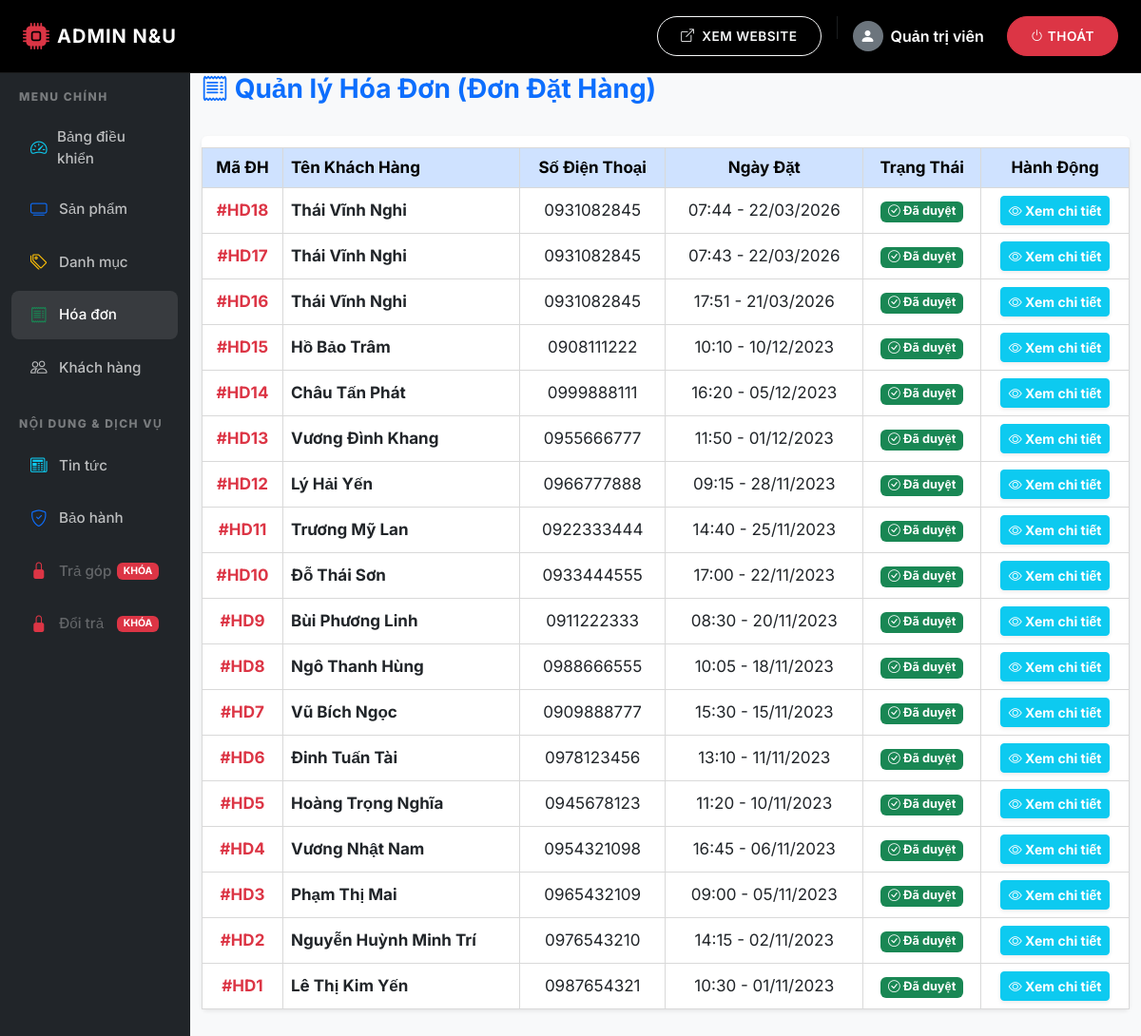
Page /admin/hoa_don.php on the committed database.
### tables this page shows
CREATE TABLE `hoadon` (
  `ID` int(11) NOT NULL,
  `NhanVienID` int(11) DEFAULT NULL,
  `KhachHangID` int(11) DEFAULT NULL,
  `NgayLap` datetime DEFAULT NULL,
  `GhiChuHoaDon` text DEFAULT NULL
);

CREATE TABLE `khachhang` (
  `ID` int(11) NOT NULL,
  `HoVaTen` varchar(255) DEFAULT NULL,
  `DienThoai` varchar(20) DEFAULT NULL,
  `DiaChi` varchar(255) DEFAULT NULL,
  `TenDangNhap` varchar(50) NOT NULL,
  `MatKhau` varchar(255) NOT NULL
);

### admin/hoa_don.php (the view, shortened to what this page needs)
<?php
require_once '../thu_vien/connect.php';
$sql = "SELECT h.ID, k.HoVaTen, k.DienThoai, h.NgayLap, h.NhanVienID, h.GhiChuHoaDon
        FROM hoadon h
        JOIN khachhang k ON h.KhachHangID = k.ID
        ORDER BY h.NgayLap DESC";
$result = $conn->query($sql);
require_once 'header.php';
require_once 'sidebar.php';
?>
<div class="col-md-9 col-lg-10 mb-5">
    <div class="d-flex justify-content-between align-items-center mb-4">
        <h3 class="text-primary fw-bold"><i class="bi bi-receipt"></i> Quản lý Hóa Đơn (Đơn Đặt Hàng)</h3>
    </div>
    <div class="card shadow-sm border-0">
        <div class="card-body p-0">
            <div class="table-responsive">
                <table class="table table-hover align-middle text-center mb-0">
                    <thead class="table-primary">
                        <tr>
                            <th>Mã ĐH</th>
                            <th class="text-start">Tên Khách Hàng</th>
                            <th>Số Điện Thoại</th>
                            <th>Ngày Đặt</th>
                            <th>Trạng Thái</th>
                            <th>Hành Động</th>
                        </tr>
                    </thead>
                    <tbody>
                        <?php if ($result->num_rows > 0): ?>
                            <?php while ($row = $result->fetch_assoc()): ?>
                                <?php
                                    $trangThai = empty($row['NhanVienID'])
                                        ? '<span class="badge bg-warning text-dark px-2 py-1"><i class="bi bi-hourglass-split"></i> Chờ duyệt</span>'
                                        : '<span class="badge bg-success px-2 py-1"><i class="bi bi-check-circle"></i> Đã duyệt</span>';
                                ?>
                                <tr>
                                    <td class="fw-bold text-danger">#HD<?php echo $row['ID']; ?></td>
                                    <td class="text-start fw-bold"><?php echo htmlspecialchars($row['HoVaTen']); ?></td>
                                    <td><?php echo htmlspecialchars($row['DienThoai']); ?></td>
                                    <td><?php echo date('H:i - d/m/Y', strtotime($row['NgayLap'])); ?></td>
                                    <td><?php echo $trangThai; ?></td>
                                    <td>
                                        <a href="hoa_don_chi_tiet.php?id=<?php echo $row['ID']; ?>" class="btn btn-sm btn-info text-white fw-bold shadow-sm">
                                            <i class="bi bi-eye"></i> Xem chi tiết
                                        </a>
                                    </td>
                                </tr>
                            <?php endwhile; ?>
                        <?php else: ?>
                            <tr>
                                <td colspan="6" class="text-center text-muted py-4">Chưa có đơn hàng nào trong hệ thống!</td>
                            </tr>
                        <?php endif; ?>
                    </tbody>
                </table>
            </div>
        </div>
    </div>
</div>
<?php
require_once 'footer.php';
?>

### tai_nguyen/css/style.css (style rules this page uses)
html { scroll-behavior: smooth; }
body { font-family: 'Inter', sans-serif; background-color: #f8f9fa; }
table { width: 100%; border-collapse: collapse; margin-top: 12px; }
table th, table td { border: 1px solid #d9d9d9; padding: 12px 10px; font-size: 17px; }
table th { background: #f5f7fb; text-align: center; color: #10284f; }
.text-center { text-align: center; }

### rows in the picture
hoadon: ID "18", KhachHangID.HoVaTen "Thái Vĩnh Nghi", KhachHangID.DienThoai "0931082845", NgayLap "07:44 - 22/03/2026", shows "Đã duyệt"
hoadon: ID "17", KhachHangID.HoVaTen "Thái Vĩnh Nghi", KhachHangID.DienThoai "0931082845", NgayLap "07:43 - 22/03/2026", shows "Đã duyệt"
hoadon: ID "16", KhachHangID.HoVaTen "Thái Vĩnh Nghi", KhachHangID.DienThoai "0931082845", NgayLap "17:51 - 21/03/2026", shows "Đã duyệt"
hoadon: ID "15", KhachHangID.HoVaTen "Hồ Bảo Trâm", KhachHangID.DienThoai "0908111222", NgayLap "10:10 - 10/12/2023", shows "Đã duyệt"
hoadon: ID "14", KhachHangID.HoVaTen "Châu Tấn Phát", KhachHangID.DienThoai "0999888111", NgayLap "16:20 - 05/12/2023", shows "Đã duyệt"
hoadon: ID "13", KhachHangID.HoVaTen "Vương Đình Khang", KhachHangID.DienThoai "0955666777", NgayLap "11:50 - 01/12/2023", shows "Đã duyệt"
hoadon: ID "12", KhachHangID.HoVaTen "Lý Hải Yến", KhachHangID.DienThoai "0966777888", NgayLap "09:15 - 28/11/2023", shows "Đã duyệt"
hoadon: ID "11", KhachHangID.HoVaTen "Trương Mỹ Lan", KhachHangID.DienThoai "0922333444", NgayLap "14:40 - 25/11/2023", shows "Đã duyệt"
hoadon: ID "10", KhachHangID.HoVaTen "Đỗ Thái Sơn", KhachHangID.DienThoai "0933444555", NgayLap "17:00 - 22/11/2023", shows "Đã duyệt"
hoadon: ID "9", KhachHangID.HoVaTen "Bùi Phương Linh", KhachHangID.DienThoai "0911222333", NgayLap "08:30 - 20/11/2023", shows "Đã duyệt"
hoadon: ID "8", KhachHangID.HoVaTen "Ngô Thanh Hùng", KhachHangID.DienThoai "0988666555", NgayLap "10:05 - 18/11/2023", shows "Đã duyệt"
hoadon: ID "7", KhachHangID.HoVaTen "Vũ Bích Ngọc", KhachHangID.DienThoai "0909888777", NgayLap "15:30 - 15/11/2023", shows "Đã duyệt"
hoadon: ID "6", KhachHangID.HoVaTen "Đinh Tuấn Tài", KhachHangID.DienThoai "0978123456", NgayLap "13:10 - 11/11/2023", shows "Đã duyệt"
hoadon: ID "5", KhachHangID.HoVaTen "Hoàng Trọng Nghĩa", KhachHangID.DienThoai "0945678123", NgayLap "11:20 - 10/11/2023", shows "Đã duyệt"
hoadon: ID "4", KhachHangID.HoVaTen "Vương Nhật Nam", KhachHangID.DienThoai "0954321098", NgayLap "16:45 - 06/11/2023", shows "Đã duyệt"
hoadon: ID "3", KhachHangID.HoVaTen "Phạm Thị Mai", KhachHangID.DienThoai "0965432109", NgayLap "09:00 - 05/11/2023", shows "Đã duyệt"
hoadon: ID "2", KhachHangID.HoVaTen "Nguyễn Huỳnh Minh Trí", KhachHangID.DienThoai "0976543210", NgayLap "14:15 - 02/11/2023", shows "Đã duyệt"
hoadon: ID "1", KhachHangID.HoVaTen "Lê Thị Kim Yến", KhachHangID.DienThoai "0987654321", NgayLap "10:30 - 01/11/2023", shows "Đã duyệt"
